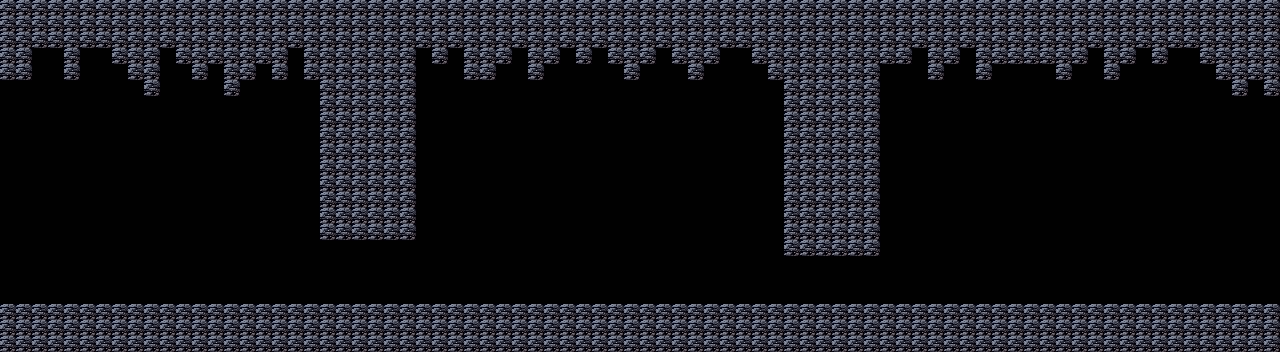

A 2D game scene composited from a Tiled map and its tileset images. What follows is a short description and the map's XML, with every tile layer's data as written:
An orthogonal 80x22 tile map with 16x16 px tiles, 1 tile layer (Collision) and 4 objects (4x Buzz).

<map version="1.10" tiledversion="1.10.2" orientation="orthogonal" renderorder="right-down" width="80" height="22" tilewidth="16" tileheight="16" infinite="0" nextlayerid="3" nextobjectid="5">
 <tileset firstgid="1" source="../tileset/tileset.tsx" />
 <layer id="1" name="Collision" width="80" height="22">
  <data encoding="csv">
1,1,1,1,1,1,1,1,1,1,1,1,1,1,1,1,1,1,1,1,1,1,1,1,1,1,1,1,1,1,1,1,1,1,1,1,1,1,1,1,1,1,1,1,1,1,1,1,1,1,1,1,1,1,1,1,1,1,1,1,1,1,1,1,1,1,1,1,1,1,1,1,1,1,1,1,1,1,1,1,
1,1,1,1,1,1,1,1,1,1,1,1,1,1,1,1,1,1,1,1,1,1,1,1,1,1,1,1,1,1,1,1,1,1,1,1,1,1,1,1,1,1,1,1,1,1,1,1,1,1,1,1,1,1,1,1,1,1,1,1,1,1,1,1,1,1,1,1,1,1,1,1,1,1,1,1,1,1,1,1,
1,1,1,1,1,1,1,1,1,1,1,1,1,1,1,1,1,1,1,1,1,1,1,1,1,1,1,1,1,1,1,1,1,1,1,1,1,1,1,1,1,1,1,1,1,1,1,1,1,1,1,1,1,1,1,1,1,1,1,1,1,1,1,1,1,1,1,1,1,1,1,1,1,1,1,1,1,1,1,1,
1,1,0,0,1,0,0,1,1,1,0,1,1,1,1,1,1,1,0,1,1,1,1,1,1,1,0,1,0,1,1,1,0,1,1,0,1,0,1,1,1,0,1,1,1,0,0,1,1,1,1,1,1,1,1,1,1,0,1,1,0,1,1,1,1,1,1,1,0,1,1,0,1,0,0,1,1,1,1,1,
1,1,0,0,1,0,0,0,1,1,0,0,1,0,1,1,0,1,0,1,1,1,1,1,1,1,0,0,0,1,1,0,0,1,0,0,0,0,0,1,0,0,0,1,0,0,0,0,1,1,1,1,1,1,1,0,0,0,1,0,0,1,0,0,0,0,1,0,0,1,0,0,0,0,0,0,1,1,1,1,
0,0,0,0,0,0,0,0,0,1,0,0,0,0,1,0,0,0,0,0,1,1,1,1,1,1,0,0,0,0,0,0,0,0,0,0,0,0,0,0,0,0,0,0,0,0,0,0,0,1,1,1,1,1,1,0,0,0,0,0,0,0,0,0,0,0,0,0,0,0,0,0,0,0,0,0,0,1,0,1,
0,0,0,0,0,0,0,0,0,0,0,0,0,0,0,0,0,0,0,0,1,1,1,1,1,1,0,0,0,0,0,0,0,0,0,0,0,0,0,0,0,0,0,0,0,0,0,0,0,1,1,1,1,1,1,0,0,0,0,0,0,0,0,0,0,0,0,0,0,0,0,0,0,0,0,0,0,0,0,0,
0,0,0,0,0,0,0,0,0,0,0,0,0,0,0,0,0,0,0,0,1,1,1,1,1,1,0,0,0,0,0,0,0,0,0,0,0,0,0,0,0,0,0,0,0,0,0,0,0,1,1,1,1,1,1,0,0,0,0,0,0,0,0,0,0,0,0,0,0,0,0,0,0,0,0,0,0,0,0,0,
0,0,0,0,0,0,0,0,0,0,0,0,0,0,0,0,0,0,0,0,1,1,1,1,1,1,0,0,0,0,0,0,0,0,0,0,0,0,0,0,0,0,0,0,0,0,0,0,0,1,1,1,1,1,1,0,0,0,0,0,0,0,0,0,0,0,0,0,0,0,0,0,0,0,0,0,0,0,0,0,
0,0,0,0,0,0,0,0,0,0,0,0,0,0,0,0,0,0,0,0,1,1,1,1,1,1,0,0,0,0,0,0,0,0,0,0,0,0,0,0,0,0,0,0,0,0,0,0,0,1,1,1,1,1,1,0,0,0,0,0,0,0,0,0,0,0,0,0,0,0,0,0,0,0,0,0,0,0,0,0,
0,0,0,0,0,0,0,0,0,0,0,0,0,0,0,0,0,0,0,0,1,1,1,1,1,1,0,0,0,0,0,0,0,0,0,0,0,0,0,0,0,0,0,0,0,0,0,0,0,1,1,1,1,1,1,0,0,0,0,0,0,0,0,0,0,0,0,0,0,0,0,0,0,0,0,0,0,0,0,0,
0,0,0,0,0,0,0,0,0,0,0,0,0,0,0,0,0,0,0,0,1,1,1,1,1,1,0,0,0,0,0,0,0,0,0,0,0,0,0,0,0,0,0,0,0,0,0,0,0,1,1,1,1,1,1,0,0,0,0,0,0,0,0,0,0,0,0,0,0,0,0,0,0,0,0,0,0,0,0,0,
0,0,0,0,0,0,0,0,0,0,0,0,0,0,0,0,0,0,0,0,1,1,1,1,1,1,0,0,0,0,0,0,0,0,0,0,0,0,0,0,0,0,0,0,0,0,0,0,0,1,1,1,1,1,1,0,0,0,0,0,0,0,0,0,0,0,0,0,0,0,0,0,0,0,0,0,0,0,0,0,
0,0,0,0,0,0,0,0,0,0,0,0,0,0,0,0,0,0,0,0,1,1,1,1,1,1,0,0,0,0,0,0,0,0,0,0,0,0,0,0,0,0,0,0,0,0,0,0,0,1,1,1,1,1,1,0,0,0,0,0,0,0,0,0,0,0,0,0,0,0,0,0,0,0,0,0,0,0,0,0,
0,0,0,0,0,0,0,0,0,0,0,0,0,0,0,0,0,0,0,0,1,1,1,1,1,1,0,0,0,0,0,0,0,0,0,0,0,0,0,0,0,0,0,0,0,0,0,0,0,1,1,1,1,1,1,0,0,0,0,0,0,0,0,0,0,0,0,0,0,0,0,0,0,0,0,0,0,0,0,0,
0,0,0,0,0,0,0,0,0,0,0,0,0,0,0,0,0,0,0,0,0,0,0,0,0,0,0,0,0,0,0,0,0,0,0,0,0,0,0,0,0,0,0,0,0,0,0,0,0,1,1,1,1,1,1,0,0,0,0,0,0,0,0,0,0,0,0,0,0,0,0,0,0,0,0,0,0,0,0,0,
0,0,0,0,0,0,0,0,0,0,0,0,0,0,0,0,0,0,0,0,0,0,0,0,0,0,0,0,0,0,0,0,0,0,0,0,0,0,0,0,0,0,0,0,0,0,0,0,0,0,0,0,0,0,0,0,0,0,0,0,0,0,0,0,0,0,0,0,0,0,0,0,0,0,0,0,0,0,0,0,
0,0,0,0,0,0,0,0,0,0,0,0,0,0,0,0,0,0,0,0,0,0,0,0,0,0,0,0,0,0,0,0,0,0,0,0,0,0,0,0,0,0,0,0,0,0,0,0,0,0,0,0,0,0,0,0,0,0,0,0,0,0,0,0,0,0,0,0,0,0,0,0,0,0,0,0,0,0,0,0,
0,0,0,0,0,0,0,0,0,0,0,0,0,0,0,0,0,0,0,0,0,0,0,0,0,0,0,0,0,0,0,0,0,0,0,0,0,0,0,0,0,0,0,0,0,0,0,0,0,0,0,0,0,0,0,0,0,0,0,0,0,0,0,0,0,0,0,0,0,0,0,0,0,0,0,0,0,0,0,0,
1,1,1,1,1,1,1,1,1,1,1,1,1,1,1,1,1,1,1,1,1,1,1,1,1,1,1,1,1,1,1,1,1,1,1,1,1,1,1,1,1,1,1,1,1,1,1,1,1,1,1,1,1,1,1,1,1,1,1,1,1,1,1,1,1,1,1,1,1,1,1,1,1,1,1,1,1,1,1,1,
1,1,1,1,1,1,1,1,1,1,1,1,1,1,1,1,1,1,1,1,1,1,1,1,1,1,1,1,1,1,1,1,1,1,1,1,1,1,1,1,1,1,1,1,1,1,1,1,1,1,1,1,1,1,1,1,1,1,1,1,1,1,1,1,1,1,1,1,1,1,1,1,1,1,1,1,1,1,1,1,
1,1,1,1,1,1,1,1,1,1,1,1,1,1,1,1,1,1,1,1,1,1,1,1,1,1,1,1,1,1,1,1,1,1,1,1,1,1,1,1,1,1,1,1,1,1,1,1,1,1,1,1,1,1,1,1,1,1,1,1,1,1,1,1,1,1,1,1,1,1,1,1,1,1,1,1,1,1,1,1
</data>
 </layer>
 <objectgroup id="2" name="Creatures">
  <object id="1" type="Buzz" x="440.333" y="131.333">
   <point />
  </object>
  <object id="2" type="Buzz" x="741" y="122.667">
   <point />
  </object>
  <object id="3" type="Buzz" x="925.667" y="115.333">
   <point />
  </object>
  <object id="4" type="Buzz" x="291.333" y="128">
   <point />
  </object>
 </objectgroup>
</map>
